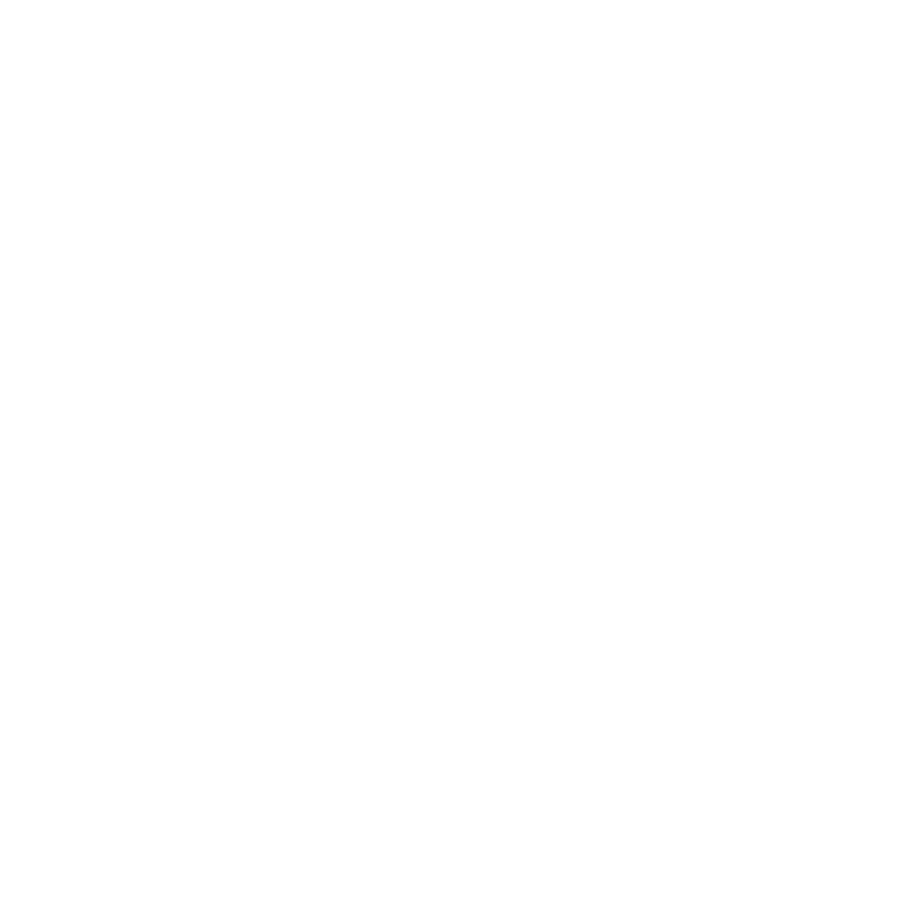
Frame 1 (no input)
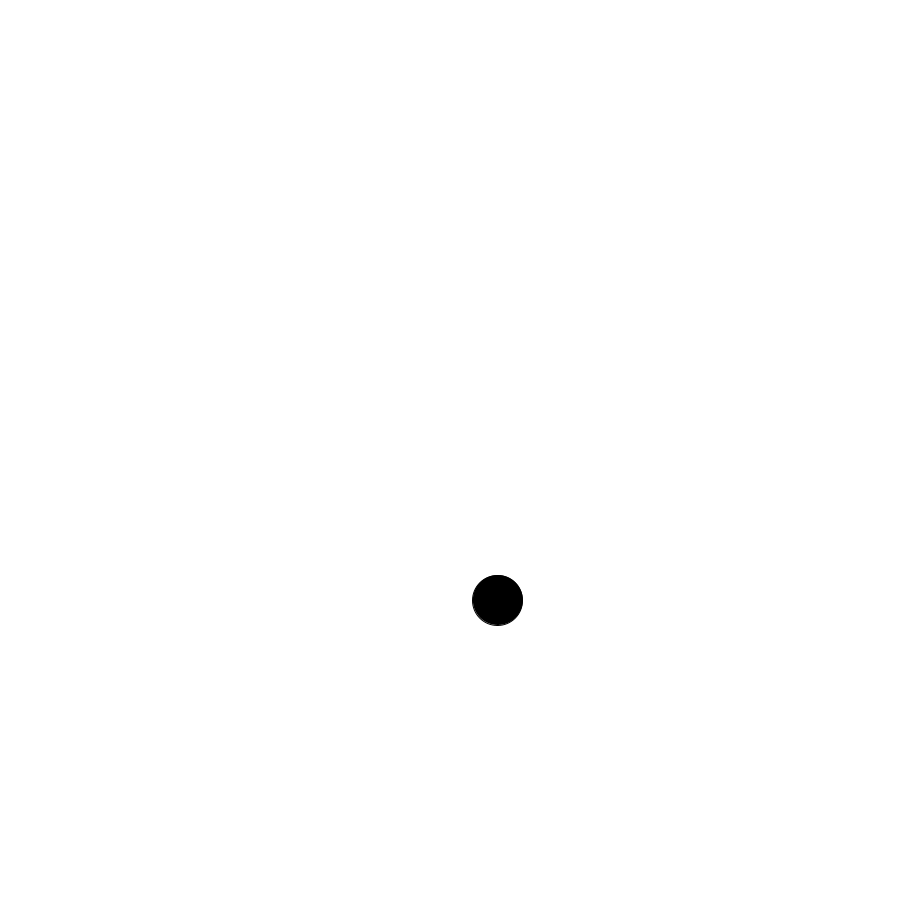
Frame 60 (the mouse pressed at the canvas centre just before this capture)
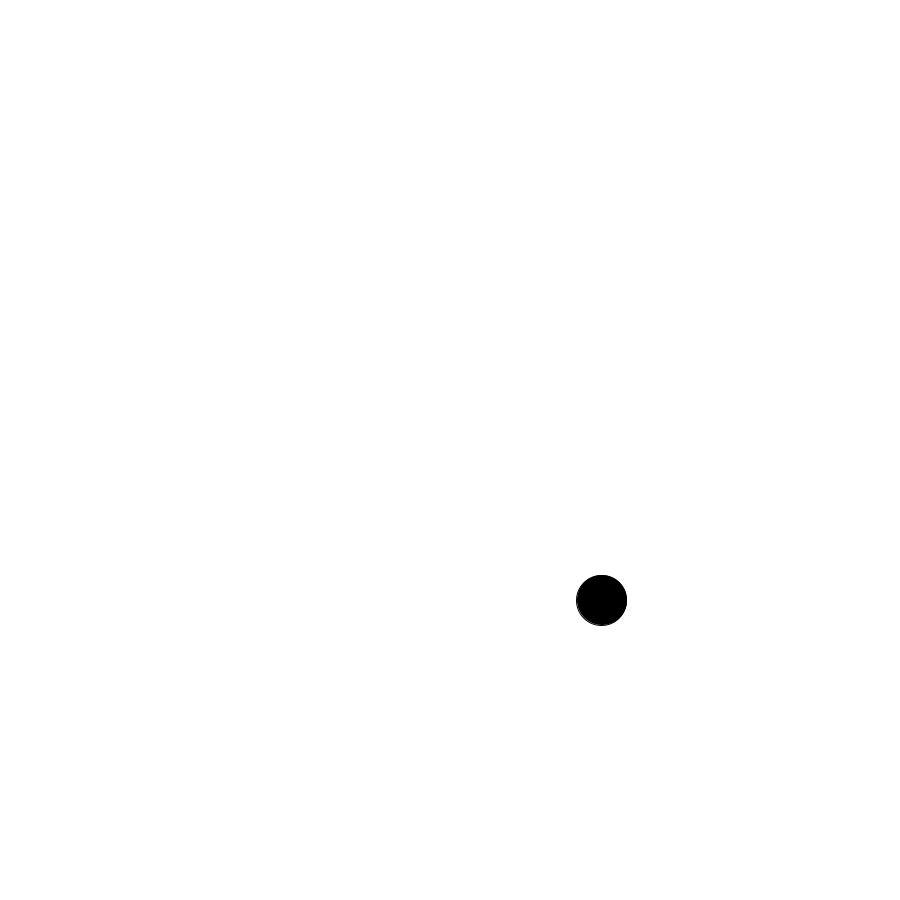
Frame 120 (the mouse held since frame 60 and released just before this capture)

The Processing sketch that drew these frames (run headless with seeded random() and noise(); from frame 60 on, the mouse is pressed at the canvas centre):

// Processing sketch: easeInWithLogs
// ── easeInWithLogs.pde
//use logarithms to "ease in"

float theta = 0.01;
float x = 0;
float targetX = 600;

void setup() {
  size(900, 900);
}

void draw() {
  background(255);

  if (x < targetX) {
    x = log(theta);
    x = map(x, -3, 0, 0, targetX);
  }

  fill(0);
  ellipse(x, 600, 50, 50);
  theta += 0.01;
}
